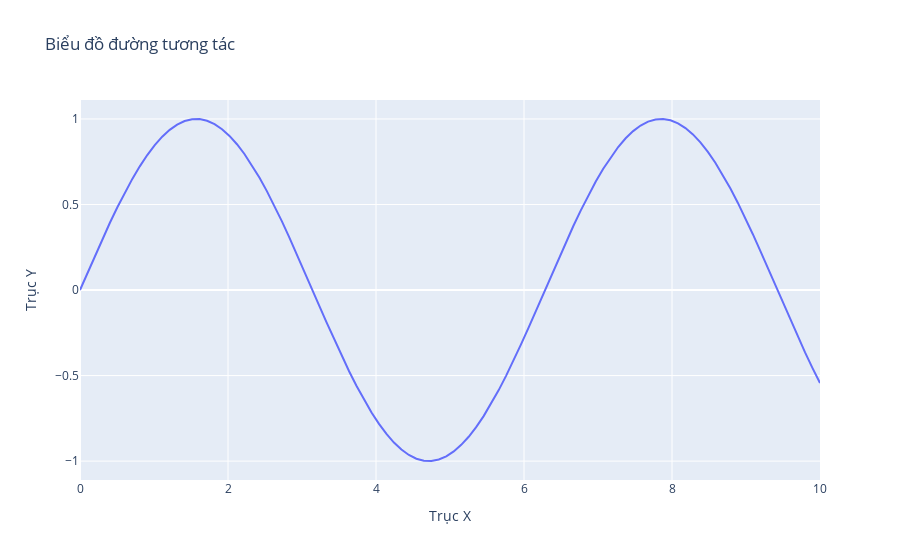

Source (notebook cell):
### Code cell
import plotly.graph_objs as go
import numpy as np

# Dữ liệu mẫu
x = np.linspace(0, 10, 100)
y = np.sin(x)

# Tạo biểu đồ
fig = go.Figure()

# Thêm đường vào biểu đồ
fig.add_trace(go.Scatter(x=x, y=y, mode='lines', name='Sin(x)'))

# Thiết lập tiêu đề và nhãn trục
fig.update_layout(title='Biểu đồ đường tương tác',
                  xaxis_title='Trục X',
                  yaxis_title='Trục Y')

# Hiển thị biểu đồ
fig.show()
